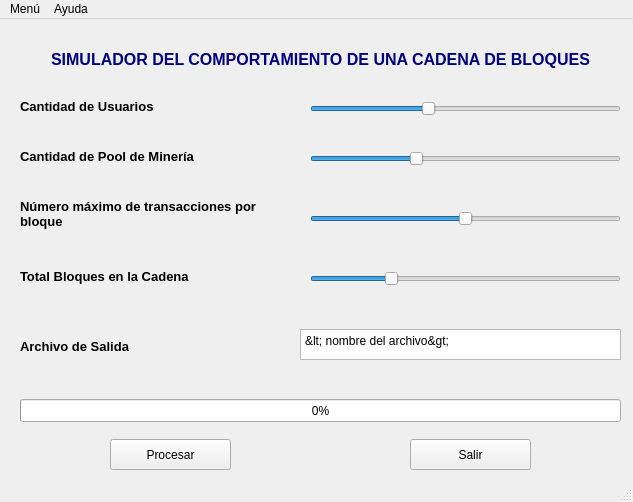
<?xml version="1.0" encoding="UTF-8"?>
<ui version="4.0">
 <author>Roberto Pava - Nancy Gelvez - Nelson Vera</author>
 <class>SimuladorBlockchain</class>
 <widget class="QMainWindow" name="SimuladorBlockchain">
  <property name="geometry">
   <rect>
    <x>0</x>
    <y>0</y>
    <width>633</width>
    <height>502</height>
   </rect>
  </property>
  <property name="mouseTracking">
   <bool>true</bool>
  </property>
  <property name="tabletTracking">
   <bool>true</bool>
  </property>
  <property name="windowTitle">
   <string>Ventana Principal</string>
  </property>
  <widget class="QWidget" name="centralwidget">
   <widget class="QLabel" name="labelTitulo">
    <property name="geometry">
     <rect>
      <x>10</x>
      <y>10</y>
      <width>621</width>
      <height>61</height>
     </rect>
    </property>
    <property name="text">
     <string>&lt;html&gt;&lt;head/&gt;&lt;body&gt;&lt;p align=&quot;center&quot;&gt;&lt;span style=&quot; font-size:12pt; font-weight:600; color:#00007f;&quot;&gt;SIMULADOR DEL COMPORTAMIENTO DE UNA CADENA DE BLOQUES&lt;/span&gt;&lt;/p&gt;&lt;/body&gt;&lt;/html&gt;</string>
    </property>
   </widget>
   <widget class="QSlider" name="hsCantidadUsuarios">
    <property name="geometry">
     <rect>
      <x>310</x>
      <y>80</y>
      <width>311</width>
      <height>20</height>
     </rect>
    </property>
    <property name="accessibleName">
     <string>|</string>
    </property>
    <property name="minimum">
     <number>100</number>
    </property>
    <property name="maximum">
     <number>500</number>
    </property>
    <property name="pageStep">
     <number>5</number>
    </property>
    <property name="value">
     <number>250</number>
    </property>
    <property name="orientation">
     <enum>Qt::Horizontal</enum>
    </property>
   </widget>
   <widget class="QLabel" name="labelCantidadUsuarios">
    <property name="geometry">
     <rect>
      <x>20</x>
      <y>80</y>
      <width>271</width>
      <height>16</height>
     </rect>
    </property>
    <property name="text">
     <string>&lt;html&gt;&lt;head/&gt;&lt;body&gt;&lt;p&gt;&lt;span style=&quot; font-size:10pt; font-weight:600;&quot;&gt;Cantidad de Usuarios&lt;/span&gt;&lt;/p&gt;&lt;/body&gt;&lt;/html&gt;</string>
    </property>
   </widget>
   <widget class="QLabel" name="labelNodosMineros">
    <property name="geometry">
     <rect>
      <x>20</x>
      <y>130</y>
      <width>271</width>
      <height>16</height>
     </rect>
    </property>
    <property name="text">
     <string>&lt;html&gt;&lt;head/&gt;&lt;body&gt;&lt;p&gt;&lt;span style=&quot; font-size:10pt; font-weight:600;&quot;&gt;Cantidad de Pool de Minería&lt;/span&gt;&lt;/p&gt;&lt;/body&gt;&lt;/html&gt;</string>
    </property>
   </widget>
   <widget class="QSlider" name="hsPoolMineria">
    <property name="geometry">
     <rect>
      <x>310</x>
      <y>130</y>
      <width>311</width>
      <height>20</height>
     </rect>
    </property>
    <property name="accessibleName">
     <string>|</string>
    </property>
    <property name="minimum">
     <number>2</number>
    </property>
    <property name="maximum">
     <number>5</number>
    </property>
    <property name="singleStep">
     <number>1</number>
    </property>
    <property name="pageStep">
     <number>5</number>
    </property>
    <property name="value">
     <number>3</number>
    </property>
    <property name="orientation">
     <enum>Qt::Horizontal</enum>
    </property>
   </widget>
   <widget class="QLabel" name="labelmaxtrans">
    <property name="geometry">
     <rect>
      <x>20</x>
      <y>170</y>
      <width>271</width>
      <height>51</height>
     </rect>
    </property>
    <property name="text">
     <string>&lt;html&gt;&lt;head/&gt;&lt;body&gt;&lt;p&gt;&lt;span style=&quot; font-size:10pt; font-weight:600;&quot;&gt;Número máximo de transacciones por bloque&lt;/span&gt;&lt;/p&gt;&lt;/body&gt;&lt;/html&gt;</string>
    </property>
    <property name="wordWrap">
     <bool>true</bool>
    </property>
   </widget>
   <widget class="QSlider" name="hsTransaccionesBloque">
    <property name="geometry">
     <rect>
      <x>310</x>
      <y>190</y>
      <width>311</width>
      <height>20</height>
     </rect>
    </property>
    <property name="accessibleName">
     <string>|</string>
    </property>
    <property name="minimum">
     <number>10</number>
    </property>
    <property name="maximum">
     <number>30</number>
    </property>
    <property name="pageStep">
     <number>5</number>
    </property>
    <property name="value">
     <number>20</number>
    </property>
    <property name="orientation">
     <enum>Qt::Horizontal</enum>
    </property>
   </widget>
   <widget class="QLabel" name="labelBloques">
    <property name="geometry">
     <rect>
      <x>20</x>
      <y>250</y>
      <width>271</width>
      <height>16</height>
     </rect>
    </property>
    <property name="text">
     <string>&lt;html&gt;&lt;head/&gt;&lt;body&gt;&lt;p&gt;&lt;span style=&quot; font-size:10pt; font-weight:600;&quot;&gt;Total Bloques en la Cadena&lt;/span&gt;&lt;/p&gt;&lt;/body&gt;&lt;/html&gt;</string>
    </property>
   </widget>
   <widget class="QSlider" name="hsTotalBloques">
    <property name="geometry">
     <rect>
      <x>310</x>
      <y>250</y>
      <width>311</width>
      <height>20</height>
     </rect>
    </property>
    <property name="accessibleName">
     <string>|</string>
    </property>
    <property name="minimum">
     <number>1000</number>
    </property>
    <property name="maximum">
     <number>3000</number>
    </property>
    <property name="pageStep">
     <number>5</number>
    </property>
    <property name="value">
     <number>1500</number>
    </property>
    <property name="orientation">
     <enum>Qt::Horizontal</enum>
    </property>
   </widget>
   <widget class="QLabel" name="labelArchivoSalida">
    <property name="geometry">
     <rect>
      <x>20</x>
      <y>320</y>
      <width>271</width>
      <height>16</height>
     </rect>
    </property>
    <property name="text">
     <string>&lt;html&gt;&lt;head/&gt;&lt;body&gt;&lt;p&gt;&lt;span style=&quot; font-size:10pt; font-weight:600;&quot;&gt;Archivo de Salida&lt;/span&gt;&lt;/p&gt;&lt;/body&gt;&lt;/html&gt;</string>
    </property>
   </widget>
   <widget class="QPlainTextEdit" name="textArchivoSalida">
    <property name="geometry">
     <rect>
      <x>300</x>
      <y>310</y>
      <width>321</width>
      <height>31</height>
     </rect>
    </property>
    <property name="plainText">
     <string>&lt; nombre del archivo&gt;</string>
    </property>
   </widget>
   <widget class="QProgressBar" name="progressProceso">
    <property name="geometry">
     <rect>
      <x>20</x>
      <y>380</y>
      <width>601</width>
      <height>23</height>
     </rect>
    </property>
    <property name="value">
     <number>0</number>
    </property>
   </widget>
   <widget class="QPushButton" name="botonProcesar">
    <property name="geometry">
     <rect>
      <x>110</x>
      <y>420</y>
      <width>121</width>
      <height>31</height>
     </rect>
    </property>
    <property name="text">
     <string>Procesar</string>
    </property>
   </widget>
   <widget class="QPushButton" name="botonSalir">
    <property name="geometry">
     <rect>
      <x>410</x>
      <y>420</y>
      <width>121</width>
      <height>31</height>
     </rect>
    </property>
    <property name="text">
     <string>Salir</string>
    </property>
   </widget>
  </widget>
  <widget class="QMenuBar" name="menubar">
   <property name="geometry">
    <rect>
     <x>0</x>
     <y>0</y>
     <width>633</width>
     <height>20</height>
    </rect>
   </property>
   <widget class="QMenu" name="menuMen">
    <property name="title">
     <string>Menú</string>
    </property>
   </widget>
   <widget class="QMenu" name="menuAyuda">
    <property name="title">
     <string>Ayuda</string>
    </property>
   </widget>
   <addaction name="menuMen"/>
   <addaction name="menuAyuda"/>
  </widget>
  <widget class="QStatusBar" name="statusbar"/>
 </widget>
 <resources/>
 <connections/>
</ui>
